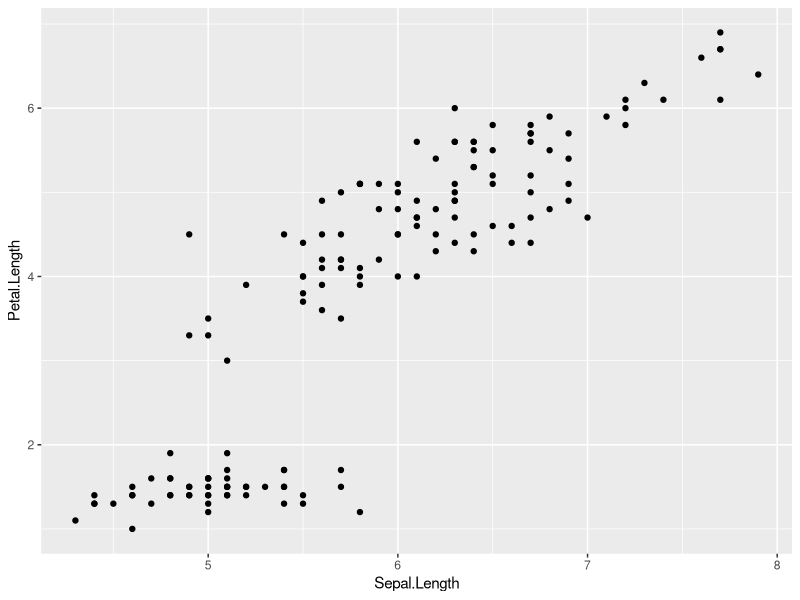
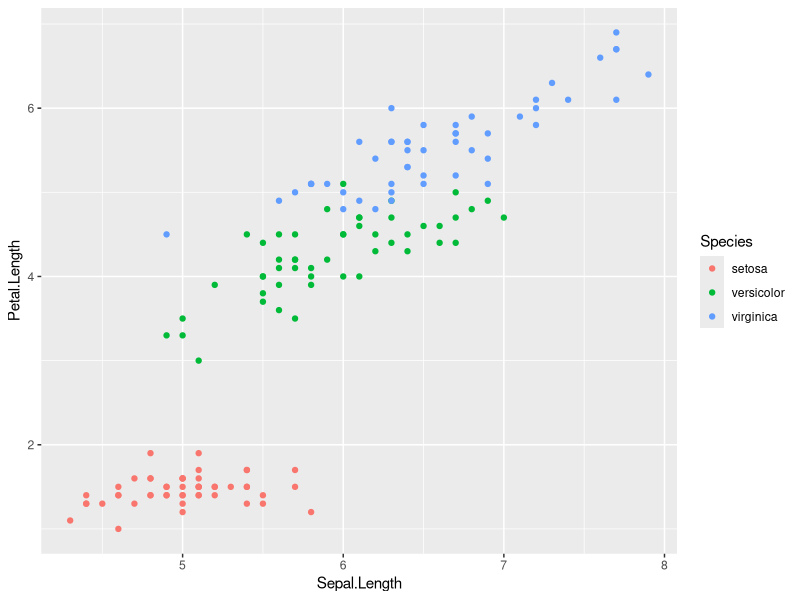
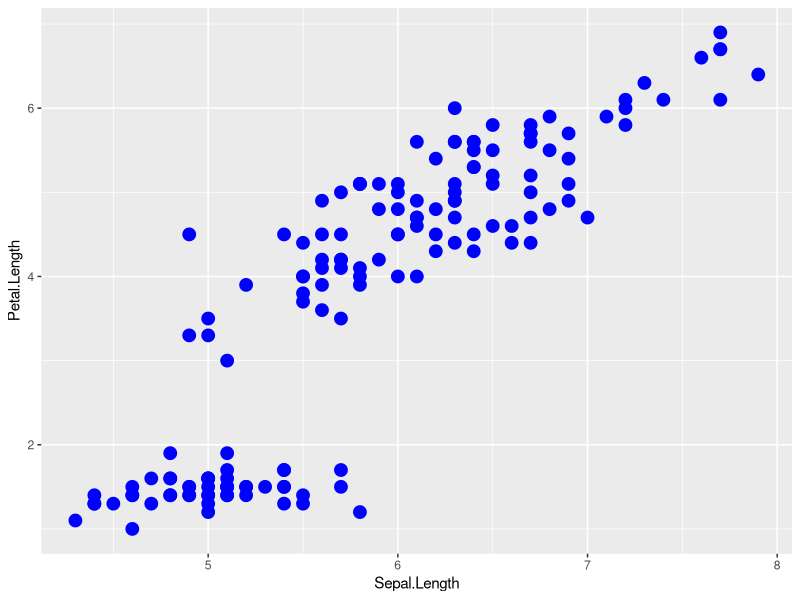
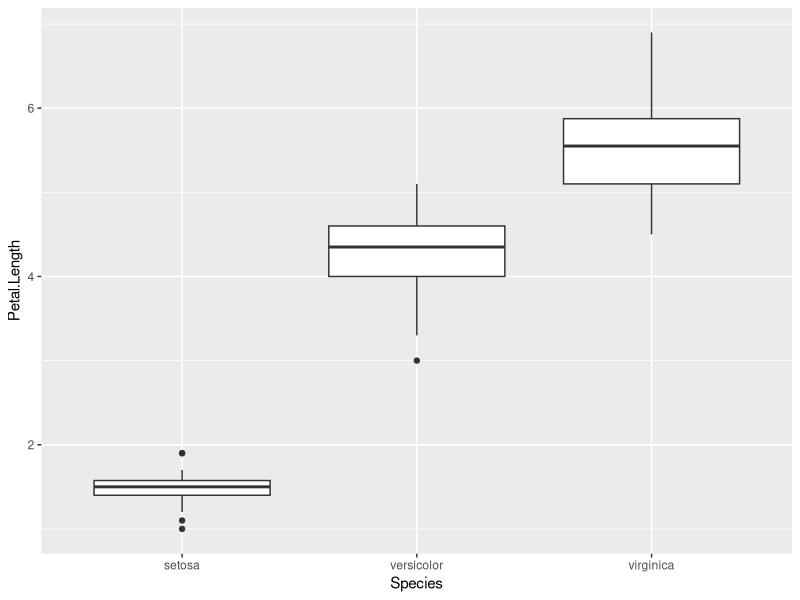
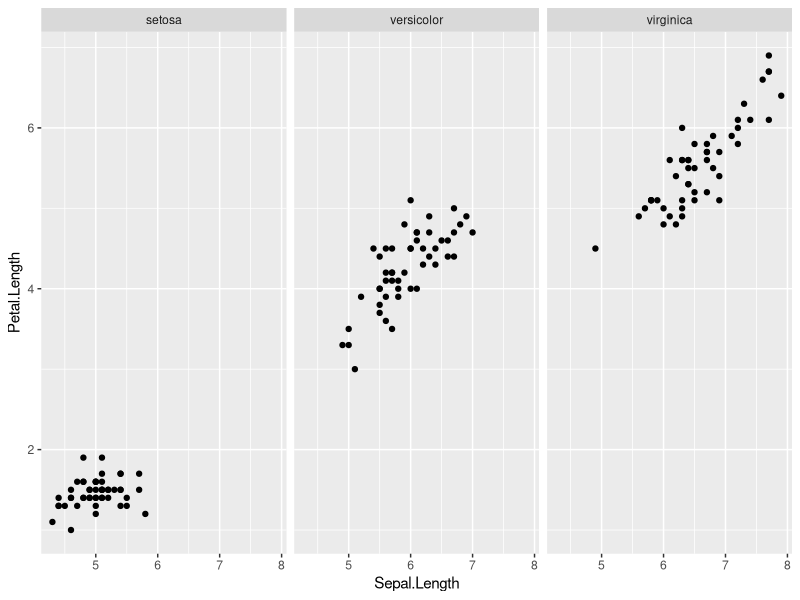

These figures' R source, in order: (Note: this script raises an error after producing the figures.)
## ---- chunk 1
# Unattach any packages that happen to already be loaded. In general this is unecessary
# but is important for the creation of the book to not have package namespaces
# fighting unexpectedly.
pkgs = names(sessionInfo()$otherPkgs)
if( length(pkgs > 0)){
  pkgs = paste('package:', pkgs, sep = "")
  for( i in 1:length(pkgs)){
    detach(pkgs[i], character.only = TRUE, force=TRUE)
  }
}
knitr::opts_chunk$set(cache=FALSE)
## ---- chunk 2
suppressPackageStartupMessages({
  library(tidyverse)   # loading ggplot2 and dplyr
})
## ---- chunk 3
data(iris)  # load the iris dataset that comes with R
str(iris)   # what columns do we have to play with...
## ---- chunk 4
ggplot( data=iris, aes(x=Sepal.Length, y=Petal.Length) ) +  
	geom_point(  ) 
## ---- chunk 5
ggplot( data=iris, aes(x=Sepal.Length, y=Petal.Length) ) +  
	geom_point( aes(color=Species) )
## ---- chunk 6
ggplot( data=iris, aes(x=Sepal.Length, y=Petal.Length) ) +  
	geom_point( color='blue', size=4 )
## ---- chunk 7
ggplot(iris, aes(x=Species, y=Petal.Length)) +
  geom_boxplot() 
## ---- chunk 8
library(ggplot2)
ggplot(iris, aes(x=Sepal.Length, y=Petal.Length)) +
  geom_point() +
  facet_grid( . ~ Species )
## ---- chunk 9
data(tips, package='reshape')
head(tips)
## ---- chunk 10
ggplot(tips, aes(x = total_bill, y = tip / total_bill )) +
  geom_point()
## ---- chunk 11
ggplot(tips, aes(x = total_bill, y = tip / total_bill, color=time )) +
  geom_point() +
  facet_grid( sex ~ day )
#  facet_grid( day ~ sex )  # changing orientation emphasizes certain comparisons!
## ---- chunk 12
ggplot(tips, aes(x = total_bill, y = tip / total_bill )) +
  geom_point() +
#  facet_grid( . ~ day)  # Four graphs in a row, Too Squished left/right!
  facet_wrap( ~ day )   # spread graphs out both left/right and up/down.
## ---- chunk 13
ggplot(tips, aes(x = total_bill, y = tip / total_bill )) +
  geom_point() +
  facet_grid( sex ~ day, scales="free_y" )
## ---- chunk 14
# Save the graph before I add more to it.
P <-
  ggplot( data=iris, aes(x=Sepal.Length, y=Petal.Length, color=Species) ) +  
	geom_point( aes(color=Species)  ) +
  labs( title='Sepal Length vs Petal Length' ) +
  labs( x="Sepal Length (cm)", y="Petal Length (cm)" ) +
  labs( color="Species Name")  + 
  labs( caption = "Iris data from Edgar Anderson (1935)" )

# Print out the plot
P
## ---- chunk 15
# create another data frame that has the text labels I want to add to the graph.
annotation.data <- data.frame(
  Sepal.Length = c(4.5,  6.5,  7.0),  # Figured out the label location by eye.
  Petal.Length = c(2.25, 3.75, 6.5),  # If I rescale the graph, I would redo this step.
  Species = c('setosa', 'versicolor', 'virginica'),
  Text = c('SETOSA', 'VERSICOLOR', 'VIRGINICA')
)

# Use the previous plot I created, along with the 
# aes() options already defined.
P +
  geom_text( data=annotation.data, aes(label=Text), size=2.5) +   # write the labels
  theme( legend.position = 'none' )                               # remove the legend

## ---- chunk 16
P +
  annotate('text', x=4.5, y=2.25, size=6, color='#F8766D', label='SETOSA'     ) +
  annotate('text', x=6.5, y=3.75, size=6, color='#00BA38', label='VERSICOLOR' ) +
  annotate('text', x=7.0, y=6.50, size=6, color='#619CFF', label='VIRGINICA'  ) +
  theme(legend.position = 'none')
## ---- chunk 17
P +
  annotate('label', x=4.5, y=2.25, size=6, color='#F8766D', label='SETOSA'     ) +
  annotate('label', x=6.5, y=3.50, size=6, color='#00BA38', label='VERSICOLOR' ) +
  annotate('label', x=7.0, y=6.75, size=6, color='#619CFF', label='VIRGINICA'  ) +
  theme(legend.position = 'none')
## ---- chunk 18
    Rosy <- data.frame(
      times = c(15, 11, 9, 12, 5, 2, 3),
      day   = 1:7,
      yhat  = c(14.36, 12.29, 10.21, 8.14, 6.07, 4.00,  1.93),
      lwr   = c( 9.54,  8.5,   7.22, 5.47, 3.08, 0.22, -2.89),
      upr   = c(19.18, 16.07, 13.2, 10.82, 9.06, 7.78,  6.75))
## ---- chunk 19
        library(tidyverse)
        data('birthwt', package='MASS')
        birthwt <- birthwt %>% mutate(
          race  = factor(race,  labels=c('White','Black','Other')),
          smoke = factor(smoke, labels=c('No Smoke', 'Smoke')))
